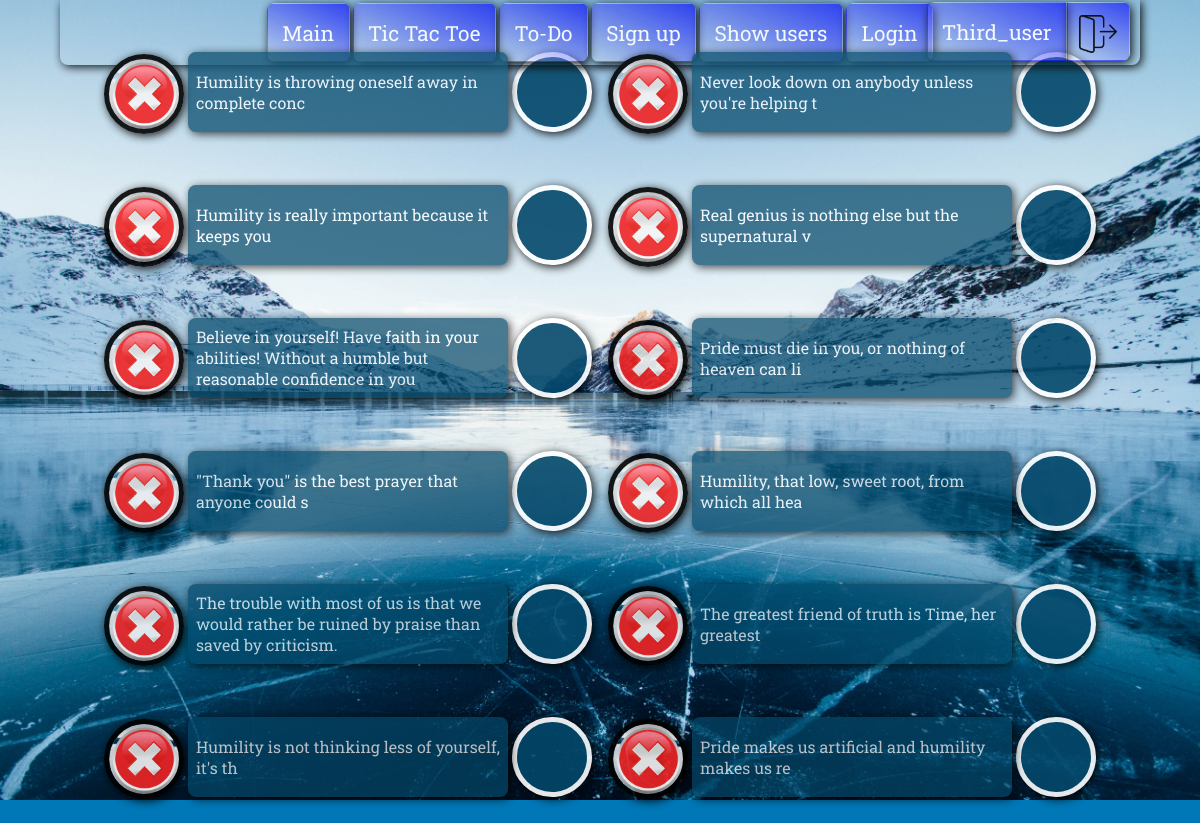
Screenshot of /to_do_list/ (signed in) with the database file from the repository.
### some_app/models.py (models this page shows, shortened)
class ToDoList(Model):
    user_id = ForeignKey(User, on_delete=RESTRICT)
    to_do_message = CharField(max_length=100)
    done_or_not = ForeignKey(DoneOrNot, on_delete=RESTRICT, default=2)

### some_app/views.py (the view)
# urls.py: path('to_do_list/', to_do_list, name='To-Do-List'),
@login_required(login_url="login_page")
def to_do_list(request):
    to_do_user = request.user.id
    to_do_list = ToDoList.objects.filter(user_id=to_do_user).order_by('?')
    context = {"to_do_list" : to_do_list}
    if request.method == "POST":
        print(request.POST.dict())
        id_to_delete = request.POST.dict()["id_to_delete"]
        ToDoList.objects.filter(id=id_to_delete).delete()
        return render(request, "some_app/to_do_list.html", context)
    else:
        return render(request, "some_app/to_do_list.html", context)

### some_app/models.py (called while the page is built)
    def __str__(self):
        return self.done_or_not

### some_app/templates/some_app/to_do_list.html (shortened to what this page needs)
{% extends "some_app/base_template.html" %}
{% load static %}
    {% block content %}
    <div class="todo-container">
    {% for todo in to_do_list %}
    <div class="todo-button">
        <form action="" method="post">
            <label for="{{todo.id}}">
            <span></span>
            </label>
        </form>
        <span class="todo-container__item">{{ todo.to_do_message }}</span>
        <span class="todo-container__delete">
            <form action="" method="post">
            <input type="image" class="todo-container__delete__img" alt="Delete" src="{% static 'some_app/images/delete.jpg' %}">
            </form>
        </span>
    </div>
    {% endfor %}
    </div>
    {% endblock %}

### some_app/templates/some_app/base_template.html (shortened to what this page needs)
{% load static %}
<!DOCTYPE html>
<html lang="en">
  <head>
    <link rel="stylesheet" href="{% static './some_app/main.css' %}">
  </head>
  <body>
    <div class="container">
    <div class="menu">
      <a class="menu--button" href="/"><span>Main</span></a>
      <a class="menu--button" href="{% url 'tic_tac_toe' %}"><span>Tic Tac Toe</span></a>
      <a class="menu--button" href="{% url 'To-Do-List' %}"><span>To-Do</span></a>
      <a class="menu--button" href="{% url 'sign_up' %}"><span>Sign up</span></a>
      <a class="menu--button" href="{% url 'show_data' %}"><span>Show users</span></a>
      <a class="menu--button" href="{% url 'login_page' %}"><span>Login</span></a>
      {% if user.is_authenticated %}
      <div class="right-corner">
        <span>{{user.username}}</span>
        <span><a href="{% url 'log_out' %}"><img src="{% static 'some_app/images/log_out.png' %}" alt="log out"></a></span>
        </div>
      {% else %}
      <div class="right-corner">
        <span>Guest</span>
        <span><a href="{% url 'log_out' %}"><img src="{% static 'some_app/images/log_out.png' %}" alt="log out"></a></span>
      </div>
      {% endif %}
    </div>
    {% block content %}
    {% endblock %}
    </div>
  </body>
</html>

### rows the page displays
ToDoList: to_do_message "Humility is throwing oneself away in complete conc"
ToDoList: to_do_message "Humility is really important because it keeps you"
ToDoList: to_do_message "Believe in yourself! Have faith in your abilities! Without a humble but reasonable confidence in you"
ToDoList: to_do_message "\"Thank you\" is the best prayer that anyone could s"
ToDoList: to_do_message "The trouble with most of us is that we would rather be ruined by praise than saved by criticism."
ToDoList: to_do_message "Humility is not thinking less of yourself, it's th"
ToDoList: to_do_message "Never look down on anybody unless you're helping t"
ToDoList: to_do_message "Real genius is nothing else but the supernatural v"
ToDoList: to_do_message "Pride must die in you, or nothing of heaven can li"
ToDoList: to_do_message "Humility, that low, sweet root, from which all hea"
ToDoList: to_do_message "The greatest friend of truth is Time, her greatest"
ToDoList: to_do_message "Pride makes us artificial and humility makes us re"

### other values shown
{{ user.username }} "Third_user"
